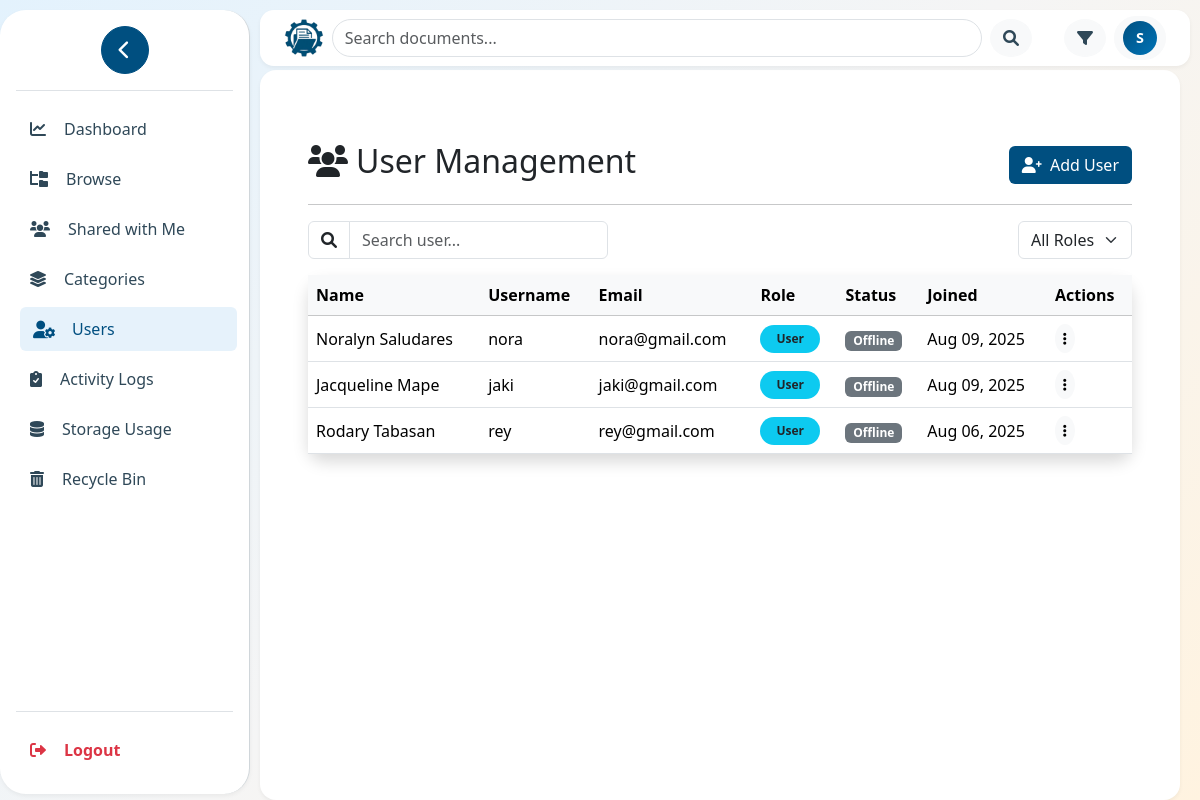
The app's page /users/manage_user.php (signed in), older data.
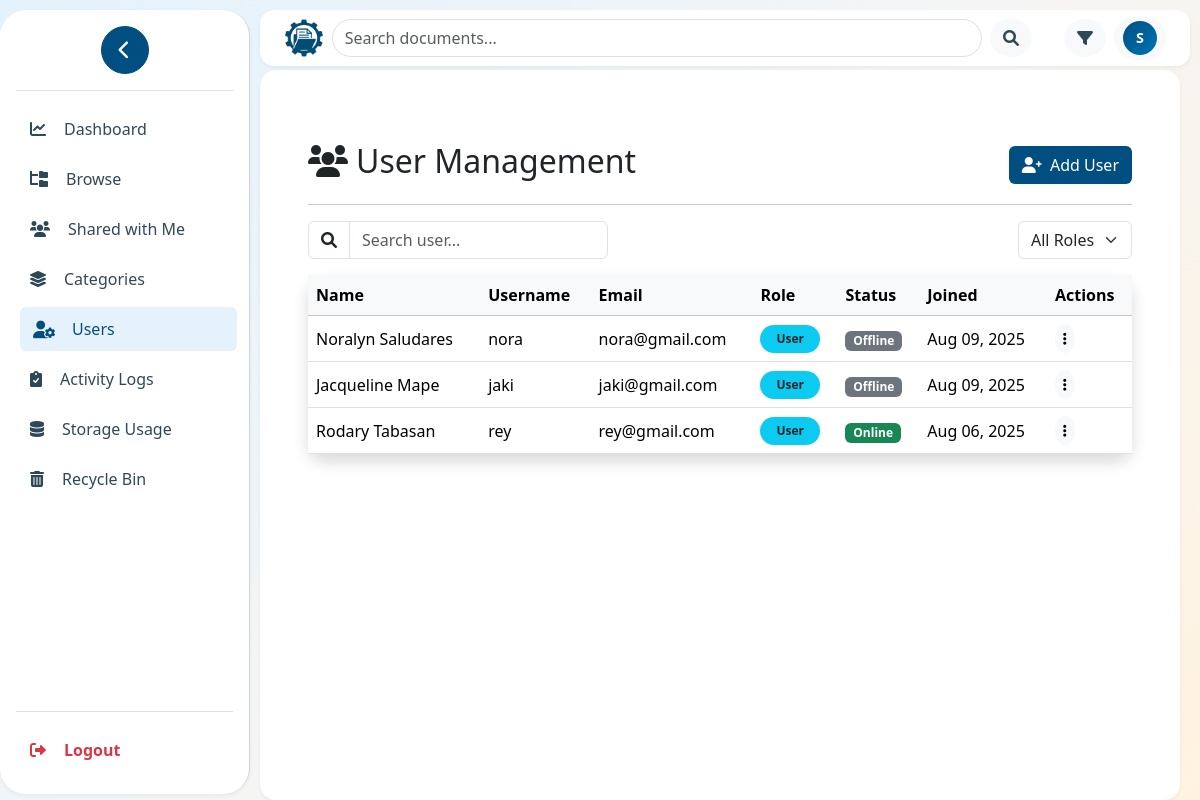
The same page, newer data.
### tables this page shows
CREATE TABLE `users` (
  `id` int(11) NOT NULL,
  `username` varchar(100) NOT NULL,
  `email` varchar(100) NOT NULL,
  `password` varchar(200) NOT NULL,
  `full_name` varchar(100) DEFAULT NULL,
  `role` enum('user','admin','superadmin') DEFAULT 'user',
  `created_at` datetime DEFAULT current_timestamp(),
  `updated_at` datetime DEFAULT current_timestamp() ON UPDATE current_timestamp(),
  `is_logged_in` tinyint(1) DEFAULT 0,
  `status` enum('pending','active','disabled') DEFAULT 'pending'
);

### users/manage_user.php (the view, shortened to what this page needs)
<?php
require_once '../config/database.php';
$user_query = $db->prepare("SELECT id, username, email, full_name, role, status, is_logged_in, created_at FROM users WHERE role != 'superadmin' ORDER BY created_at DESC");
$user_query->execute();
$users = $user_query->fetchAll();
include '../includes/header.php';
?>
<div class="container mt-4">
    <div class="d-flex justify-content-between align-items-center mb-3">
        <h2><i class="fas fa-users me-2"></i>User Management</h2>
        <div class="d-flex gap-2">
            <button type="button" class="btn" style="background-color: #004F80; color: white;" data-bs-toggle="modal" data-bs-target="#addUserModal">
                <i class="fas fa-user-plus me-1"></i> Add User
            </button>
        </div>
    </div>
    <hr>
    <div class="d-flex justify-content-between align-items-center mb-3 flex-wrap gap-2">
        <div class="input-group" style="width: 300px;">
            <span class="input-group-text bg-white"><i class="fas fa-search"></i></span>
            <input type="text" id="userSearch" class="form-control" placeholder="Search user...">
        </div>
        <select id="roleFilter" class="form-select w-auto">
            <option value="">All Roles</option>
        </select>
    </div>
    <div class="card shadow rounded-4 border-0">
        <div class="card-body p-0">
                <table class="table table-hover align-middle mb-0">
                    <thead class="table-light">
                        <tr>
                            <th>Name</th>
                            <th>Username</th>
                            <th>Email</th>
                            <th>Role</th>
                            <th>Status</th>
                            <th>Joined</th>
                            <th>Actions</th>
                        </tr>
                    </thead>
                    <tbody id="userTable">
                        <?php foreach ($users as $user): ?>
                        <tr>
                            <td><?= htmlspecialchars($user['full_name']) ?></td>
                            <td><?= htmlspecialchars($user['username']) ?></td>
                            <td><?= htmlspecialchars($user['email']) ?></td>
                            <td>
                                <span class="badge rounded-pill px-3 py-2 <?= $user['role'] === 'admin' ? 'bg-danger' : 'bg-info text-dark' ?>">
                                    <?= ucfirst(htmlspecialchars($user['role'])) ?>
                                </span>
                            </td>
                            <td>
                                <?php if ($user['status'] !== 'active'): ?>
                                    <span class="badge bg-warning text-dark"><?= ucfirst($user['status']) ?></span>
                                <?php else: ?>
                                    <span class="badge <?= !empty($user['is_logged_in']) && $user['is_logged_in'] ? 'bg-success' : 'bg-secondary' ?>">
                                        <?= !empty($user['is_logged_in']) && $user['is_logged_in'] ? 'Online' : 'Offline' ?>
                                    </span>
                                <?php endif; ?>
                            </td>
                            <td><?= date('M d, Y', strtotime($user['created_at'])) ?></td>
                            <td>
                                <div class="dropdown">
                                    <button class="btn btn-light btn-sm rounded-circle" type="button" data-bs-toggle="dropdown" style="border:none;">
                                        <i class="fas fa-ellipsis-v"></i>
                                    </button>
                                </div>
                            </td>
                        </tr>
                        <?php endforeach; ?>
                    </tbody>
                </table>
        </div>
    </div>
</div>

Row changes from the older to the newer data that the page shows:
changed users "Rodary Tabasan": is_logged_in "Offline" → "Online"
